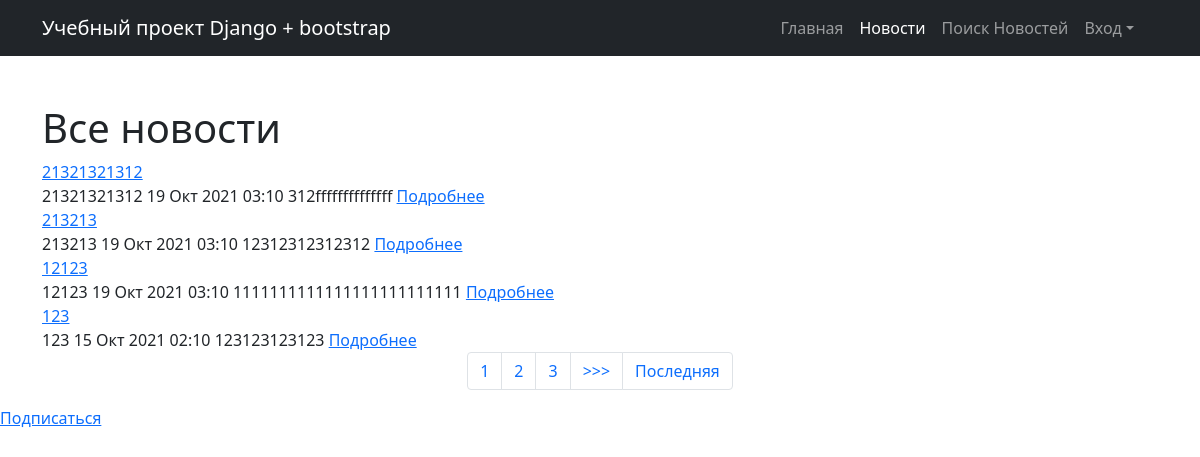
The page /news/ on the database as committed earlier.
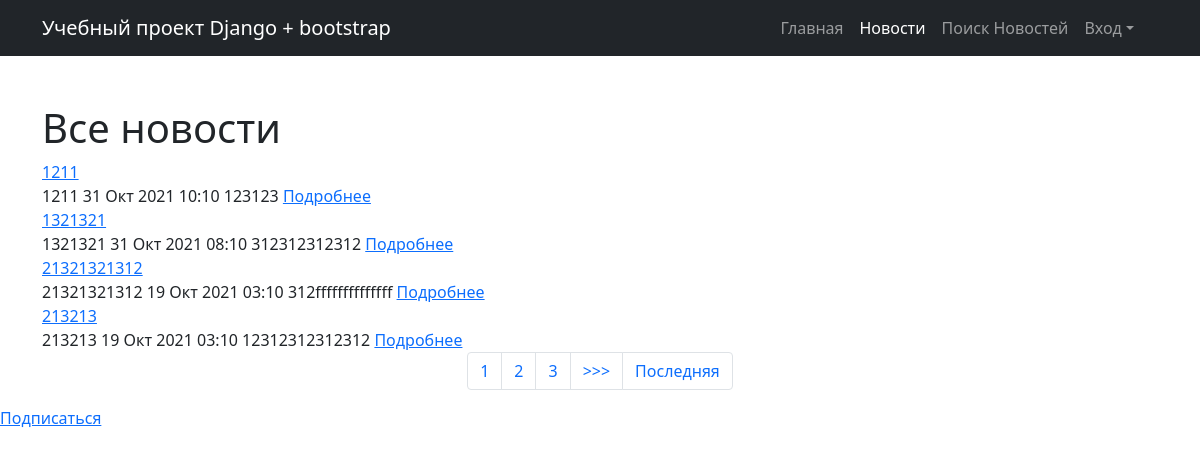
The same page on the database as committed later.
### news/models.py (models this page shows, shortened)
class Post(models.Model):
    NEWS = 'NW'
    ARTICLE = 'AR'
    MATERIAL_CHOICES = [
        (NEWS, 'Новость'),
        (ARTICLE, 'Статья'),
    ]
    material = models.CharField(
        max_length=7,
        choices=MATERIAL_CHOICES,
        default='article')
    created_by = models.ForeignKey(Author, on_delete=models.CASCADE)
    timeCreation = models.DateTimeField(auto_now_add=True)
    title = models.CharField(max_length=128)
    text = models.TextField()
    rating = models.IntegerField(default=0)
    postCategory = models.ManyToManyField(Category, through='PostCategory')

### news/views.py (the view, shortened to what this page needs)
# urls.py: path('', PostsList.as_view()),
class PostsList(ListView):
    model = Post
    template_name = 'news/news.html'
    context_object_name = 'posts'
    queryset = Post.objects.order_by('-timeCreation')
    paginate_by = 4
    form_class = PostForm
    def get_context_data(self, **kwargs): # забираем отфильтрованные объекты переопределяя метод get_context_data у наследуемого класса (привет полиморфизм, мы скучали!!!)
        context = super().get_context_data(**kwargs)
        context['filter'] = PostFilter(self.request.GET, queryset=self.get_queryset()) # вписываем наш фильтр в контекст
        context['form'] = PostForm()
        return context

### news/models.py (called while the page is built)
    def __str__(self):
        return f'{self.user.username}'

### news/templatetags/custom_filters.py (called while the page is built)
@register.filter(name='censor') # регестрируем наш фильтр под именем multiply, чтоб django понимал, что это именно фильтр, а не простая функция
def censor(raw): # первый аргумент здесь это то значение, к которому надо применить фильтр, второй аргуменит — это аргумент фильтра, т.е. примерно следующее будет в шаблоне value|multiply:arg
    list_word = raw.split()
    clear_text = ''
    word=''
    for i in list_word:
        if '.' or ',' in i:
            word = i.replace(',', '')
            word = i.replace('.', '')
        if not word.lower() in CENSOR:
            clear_text += i + ' '
        else:
            clear_text += 'censor '
    return clear_text

### templates/news/news.html (shortened to what this page needs)
{% extends 'flatpages/default.html' %}
{% block content %}
    <div class="container">
    <div class="text-left mt-5">
    <h1>Все новости </h1>
    {% load custom_filters %}
    {% if posts %}
        {% for post in posts %}
            <a href="{% url 'post_detail' post.id %}">{{ post.title|censor }}</a>
            <br>
            {{ post.title |censor }}  {{ post.timeCreation |date:'d M Y h:m'}} {{ post.text | truncatechars:300 |censor }}
            <a class="link-primary" aria-current="page" href="/news/{{post.pk}}">Подробнее</a>
            <br>
        {% endfor %}
        {% else %}
            <h2> Новостей нет</h2>
    {% endif %}
      </div>
    </div>
{% include 'news/pagination.html' %}
<a href="/subscribe/" class="link_secondary"> Подписаться</a>
{% endblock content %}

Rows that differ between the two databases and show on the page:
no longer on this page (row unchanged): Post: title|censor "12123", timeCreation "19 Окт 2021 03:10", text|censor "1111111111111111111111111"
no longer on this page (row unchanged): Post: title|censor "123", timeCreation "15 Окт 2021 02:10", text|censor "123123123123"
added Post: title|censor "1211", timeCreation "31 Окт 2021 10:10", text|censor "123123"
added Post: title|censor "1321321", timeCreation "31 Окт 2021 08:10", text|censor "312312312312"
